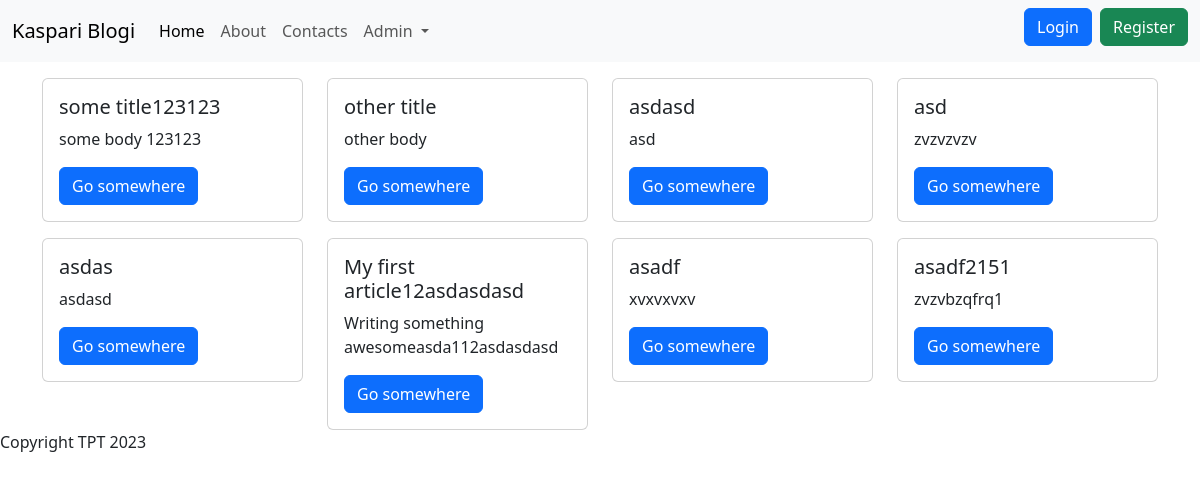
The page / on the database its author committed.
### tables this page shows
CREATE TABLE "articles"
(
    id    integer
        constraint articles_pk
            primary key autoincrement,
    title text not null,
    body  text
);

### src/Router.php (called while the page is built, shortened)
<?php
class Router {
    public static $routes = [];
    public $path;
    public $method;
    public function __construct($path, $method)
    {
        $this->path = parse_url($path, PHP_URL_PATH);
        $this->method = $method;
    }
    public function match(){
        foreach(self::$routes as $route){
            if($route['path'] === $this->path && $route['method'] === $this->method){
                return $route;
            }
        }
    }
    public static function addRoute($method, $path, $action){
        self::$routes[] = [
            'method' => $method,
            'path' => $path,
            'action' => $action
        ];
    }
}

### src/Controllers/PublicController.php (called while the page is built, shortened)
<?php
class PublicController {
    public function index(){
        $articles = Article::all();
        include 'views/index.php';
    }
}

### src/DB.php (called while the page is built, shortened)
<?php
class DB {
    public $conn;
    public function __construct()
    {
        try {
            $this->conn = new PDO("sqlite:db.sqlite");
            $this->conn->setAttribute(PDO::ATTR_ERRMODE, PDO::ERRMODE_EXCEPTION);
        } catch(PDOException $e) {
            echo "Connection failed: " . $e->getMessage();
        }
    }
    public function all($table, $class){
        $stmt = $this->conn->prepare("SELECT * FROM $table");
        $stmt->execute();
        $stmt->setFetchMode(PDO::FETCH_CLASS, $class);
        return $stmt->fetchAll();
    }
}

### src/Models/Model.php (called while the page is built, shortened)
<?php
class Model {
    public static $table;
    public static function all(){
        $db = new DB();
        return $db->all(static::$table, static::class);
    }
}

### views/index.php (the view)
<?php include 'partials/header.php' ?>
<div class="row">
    <?php foreach($articles as $article): ?>
        <div class="col-3 mt-3">
            <div class="card">
                <div class="card-body">
                    <h5 class="card-title"><?=$article->title?></h5>
                    <p class="card-text"><?=$article->body?></p>
                    <a href="#" class="btn btn-primary">Go somewhere</a>
                </div>
            </div>
        </div>
    <?php endforeach; ?>
</div>
<?php include 'partials/footer.php' ?>

### public/index.php (shortened to what this page needs)
<?php
spl_autoload_register(function ($class){
    $class = substr($class, 4);
    $class = str_replace('\\', '/', $class);
});
$router = new App\Router($_SERVER['REQUEST_URI'], $_SERVER['REQUEST_METHOD']);
$match = $router->match();
if($match){
    if(is_callable($match['action'])){
        call_user_func($match['action']);
    } else if(is_array($match['action']) && count($match['action']) === 2){
        $controller = new $class();
        $method = $match['action'][1];
        $controller->$method();
    }
} else {
    http_response_code(404);
    include 'views/404.php';
}

### views/partials/header.php (shortened to what this page needs)
<!DOCTYPE html>
<html lang="en">
<head>
    <link href="https://cdn.jsdelivr.net/npm/bootstrap@5.3.2/dist/css/bootstrap.min.css" rel="stylesheet">
</head>
<body>
    <?php include 'nav.php' ?>
<div class="container">

### views/partials/nav.php (shortened to what this page needs)
<nav class="navbar navbar-expand-lg bg-body-tertiary">
  <div class="container-fluid">
    <a class="navbar-brand" href="/">Kaspari Blogi</a>
    <div class="collapse navbar-collapse justify-content-between" id="navbarNav">
      <ul class="navbar-nav">
        <li class="nav-item">
          <a class="nav-link active" aria-current="page" href="/">Home</a>
        </li>
        <li class="nav-item">
          <a class="nav-link" href="/about">About</a>
        </li>
        <li class="nav-item">
          <a class="nav-link" href="/contacts">Contacts</a>
        </li>
        <li class="nav-item dropdown">
          <a class="nav-link dropdown-toggle" href="#" role="button" data-bs-toggle="dropdown" aria-expanded="false">
            Admin
          </a>
        </li>
      </ul>
      <ul class="navbar-nav">
        <li class="nav-item me-2 mb-2">
          <a href="/login" class="btn btn-primary">Login</a>
        </li>
        <li class="nav-item">
          <a href="/register" class="btn btn-success">Register</a>
        </li>
      </ul>
    </div>
  </div>
</nav>

### views/partials/footer.php (shortened to what this page needs)
</div>
<footer>
    Copyright TPT 2023
</footer>
</body>
</html>

### rows shown on the page
articles: title "some title123123", body "some body 123123"
articles: title "other title", body "other body"
articles: title "asdasd", body "asd"
articles: title "asd", body "zvzvzvzv"
articles: title "asdas", body "asdasd"
articles: title "My first article12asdasdasd", body "Writing something awesomeasda112asdasdasd"
articles: title "asadf", body "xvxvxvxv"
articles: title "asadf2151", body "zvzvbzqfrq1"
